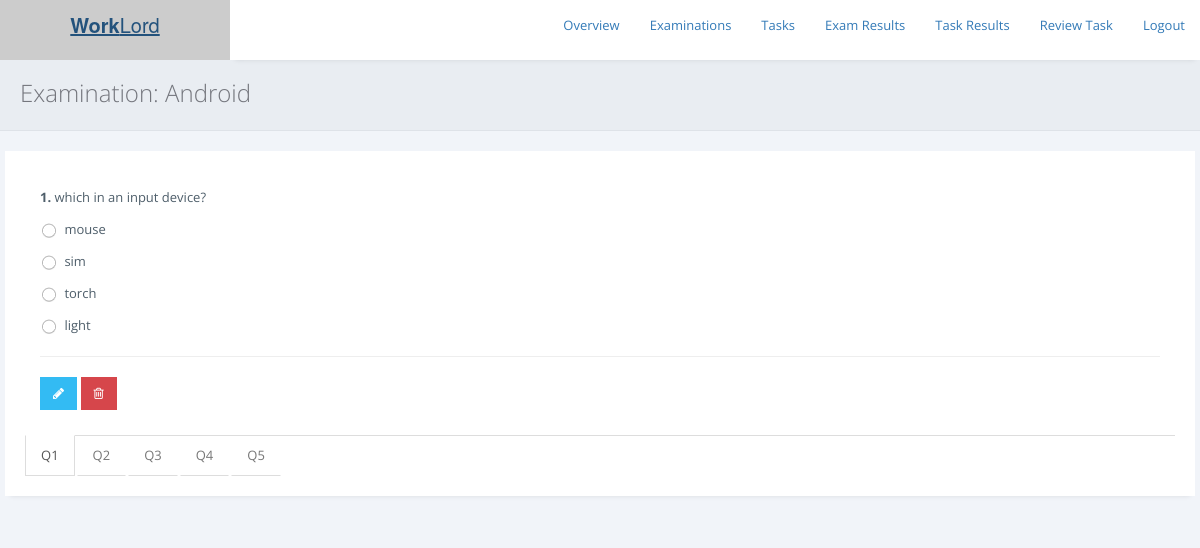
The app's page /exams/admin/view-questions.php?eid=EX-862747 with its own data.
### tables this page shows
CREATE TABLE `examinations` (
  `exam_id` varchar(255) NOT NULL,
  `exam_name` varchar(255) NOT NULL,
  `duration` int(255) NOT NULL,
  `passmark` int(255) NOT NULL,
  `terms` longtext NOT NULL,
  `status` varchar(255) NOT NULL DEFAULT 'Inactive'
);

CREATE TABLE `questions` (
  `question_id` varchar(255) NOT NULL,
  `exam_id` varchar(255) NOT NULL,
  `type` varchar(255) NOT NULL,
  `question` longtext NOT NULL,
  `option1` varchar(255) NOT NULL DEFAULT '-',
  `option2` varchar(255) NOT NULL DEFAULT '-',
  `option3` varchar(255) NOT NULL DEFAULT '-',
  `option4` varchar(255) NOT NULL DEFAULT '-',
  `answer` varchar(255) NOT NULL
);

### exams/admin/view-questions.php (the view, shortened to what this page needs)
<?php
include 'includes/check_reply.php';
if (isset($_GET['eid'])) {
include '../../db.php';
$exam_id = mysqli_real_escape_string($conn, $_GET['eid']);
$sql = "SELECT * FROM examinations WHERE exam_id = '$exam_id'";
$result = $conn->query($sql);
if ($result->num_rows > 0) {
    while($row = $result->fetch_assoc()) {
    $exam_name =$row['exam_name'];
    }
} else {
header("location:./");
}
}else{
header("location:./");
}
?>
<!DOCTYPE html>
<html>
<head>
<link rel="stylesheet" href="https://cdnjs.cloudflare.com/ajax/libs/twitter-bootstrap/3.3.7/css/bootstrap.min.css">
<link rel="stylesheet" href="https://cdnjs.cloudflare.com/ajax/libs/font-awesome/4.7.0/css/font-awesome.min.css">
<link rel="stylesheet" href="https://cdnjs.cloudflare.com/ajax/libs/ionicons/2.0.1/css/ionicons.min.css">
<link rel="stylesheet" href="../../css/AdminLTE.min.css">
        <link href="../assets/plugins/pace-master/themes/blue/pace-theme-flash.css" rel="stylesheet"/>
        <link href="../assets/plugins/uniform/css/uniform.default.min.css" rel="stylesheet"/>
        <link href="../assets/plugins/bootstrap/css/bootstrap.min.css" rel="stylesheet" type="text/css"/>
        <link href="../assets/plugins/fontawesome/css/font-awesome.css" rel="stylesheet" type="text/css"/>
        <link href="../assets/plugins/line-icons/simple-line-icons.css" rel="stylesheet" type="text/css"/>
        <link href="../assets/plugins/offcanvasmenueffects/css/menu_cornerbox.css" rel="stylesheet" type="text/css"/>
        <link href="../assets/plugins/waves/waves.min.css" rel="stylesheet" type="text/css"/>
        <link href="../assets/plugins/switchery/switchery.min.css" rel="stylesheet" type="text/css"/>
        <link href="../assets/plugins/3d-bold-navigation/css/style.css" rel="stylesheet" type="text/css"/>
        <link href="../assets/plugins/slidepushmenus/css/component.css" rel="stylesheet" type="text/css"/>
        <link href="../assets/css/modern.min.css" rel="stylesheet" type="text/css"/>
        <link href="../assets/css/themes/green.css" class="theme-color" rel="stylesheet" type="text/css"/>
        <link href="../assets/css/custom.css" rel="stylesheet" type="text/css"/>
        <link href="../assets/css/snack.css" rel="stylesheet" type="text/css"/>
    </head>
	<body <?php if ($ms == "1") { print 'onload="myFunction()"'; } ?> >
        <main class="content-wrap">
<header class="main-header">
    <a href="../../index.php" class="logo logo-bg">
      <span class="logo-lg"><b>Work</b>Lord</span>
    </a>
    <nav class="navbar navbar-static-top">
      <div class="navbar-custom-menu">
        <ul class="nav navbar-nav">
		<li><a href="./">Overview</a></li>
		<li><a href="examinations.php">Examinations</a></li>
		<li><a href="tasks.php">Tasks</a></li>
		<li><a href="results.php">Exam Results</a></li>
		<li><a href="view-taskresults.php">Task Results</a></li>
		<li><a href="reviewtask.php">Review Task</a></li>
		<li><a href="../../logout.php">Logout</a></li>
        </ul>
      </div>
    </nav>
  </header>
            <div class="page-inner">
                <div class="page-title">
                    <h3>Examination: <?php echo "$exam_name"; ?></h3>
                </div>
                <div id="main-wrapper">
                    <div class="row">
                                <div class="panel panel-white">
                                    <div class="panel-body">
                                        <div class="tabs-below" role="tabpanel">
                                            <div class="tab-content">
											<?php
											include '../../../db.php';
											$sql = "SELECT * FROM questions WHERE exam_id = '$exam_id'";
                                            $result = $conn->query($sql);
                                            if ($result->num_rows > 0) {
                                            $qno = 1;
                                            while($row = $result->fetch_assoc()) {
												$qs = $row['question'];
												$type = $row['type'];
												$op1 = $row['option1'];
												$op2 = $row['option2'];
												$op3 = $row['option3'];
												$op4 = $row['option4'];
                                            if ($type == "FB") {
											if ($qno == "1") {
											print '
											<div role="tabpanel" class="tab-pane active fade in" id="tab'.$qno.'">
                                             <p><b>'.$qno.'.</b> '.$qs.'</p>
											 <p><input type="text" name="'.$qno.'"  class="form-control" placeholder="Enter your answer">
											 <hr>
											 <a  class="btn btn-twitter m-b-xs"href="edit-question.php?id='.$row['question_id'].'"><i class="fa fa-pencil"></i></a>
											 <a';?> onclick = "return confirm('Drop this question ?')" <?php print 'class="btn btn-youtube m-b-xs"href="pages/drop_question.php?id='.$row['question_id'].'&eid='.$exam_id.'"><i class="fa fa-trash-o"></i></a>
                                             </div>
											';
											}else{
											print '
											<div role="tabpanel" class="tab-pane fade in" id="tab'.$qno.'">
                                             <p><b>'.$qno.'.</b> '.$qs.'</p>
											 <p><input type="text" name="'.$qno.'"  class="form-control" placeholder="Enter your answer">
											 <hr>
											 <a  class="btn btn-twitter m-b-xs"href="edit-question.php?id='.$row['question_id'].'"><i class="fa fa-pencil"></i></a>
											 <a';?> onclick = "return confirm('Drop this question ?')" <?php print 'class="btn btn-youtube m-b-xs"href="pages/drop_question.php?id='.$row['question_id'].'&eid='.$exam_id.'"><i class="fa fa-trash-o"></i></a>
                                             </div>
											';
											}
											$qno = $qno + 1;
											}else{
											if ($qno == "1") {
											print '
											<div role="tabpanel" class="tab-pane active fade in" id="tab'.$qno.'">
                                             <p><b>'.$qno.'.</b> '.$qs.'</p>
											 <p><input type="radio" name="'.$qno.'"  class="form-control" value='.$op1.'> '.$op1.'</p>
											 <p><input type="radio" name="'.$qno.'"  class="form-control" value='.$op2.'> '.$op2.'</p>
											 <p><input type="radio" name="'.$qno.'"  class="form-control" value='.$op3.'> '.$op3.'</p>
											 <p><input type="radio" name="'.$qno.'"  class="form-control" value='.$op4.'> '.$op4.'</p>
											 <hr>
											 <a  class="btn btn-twitter m-b-xs"href="edit-question.php?id='.$row['question_id'].'"><i class="fa fa-pencil"></i></a>
											 <a';?> onclick = "return confirm('Drop this question ?')" <?php print 'class="btn btn-youtube m-b-xs"href="pages/drop_question.php?id='.$row['question_id'].'&eid='.$exam_id.'"><i class="fa fa-trash-o"></i></a>
                                             </div>
											';
											}
											$qno = $qno + 1;
											}
                                            }
                                            } else {
												echo "No Questions found in Exam: $exam_name";
                                            }
											?>
                                            </div>
                                            <ul class="nav nav-tabs" role="tablist">
											<?php
											include '../../db.php';
											$sql = "SELECT * FROM questions WHERE exam_id = '$exam_id'";
                                            $result = $conn->query($sql);
                                            if ($result->num_rows > 0) {
                                            $qno = 1;
                                            while($row = $result->fetch_assoc()) {
											if ($qno == "1") {
											print '<li role="presentation" class="active"><a href="#tab'.$qno.'" role="tab" data-toggle="tab">Q'.$qno.'</a></li>';
											}else{
											print '<li role="presentation"><a href="#tab'.$qno.'" role="tab" data-toggle="tab">Q'.$qno.'</a></li>';
											}
											$qno = $qno + 1;
                                            }
                                            } else {
                                            }
											?>
                                            </ul>
                                        </div>
                                    </div>
                                </div>
                    </div>
                </div>
            </div>
        </main>
    </body>
</html>

### records on screen
examinations: exam_name "Android"
questions: question "which in an input device?", option1 "mouse", option2 "sim", option3 "torch", option4 "light"
